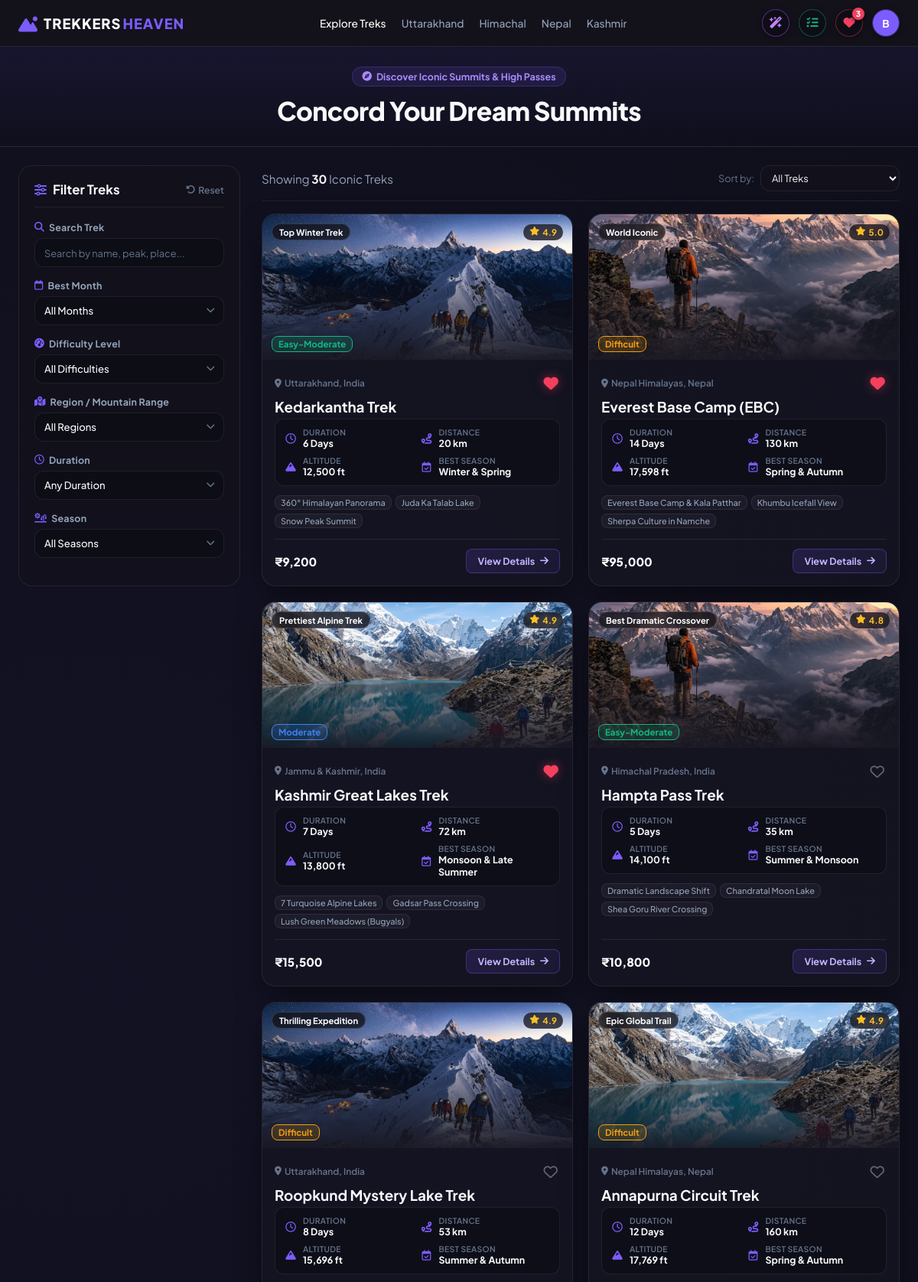
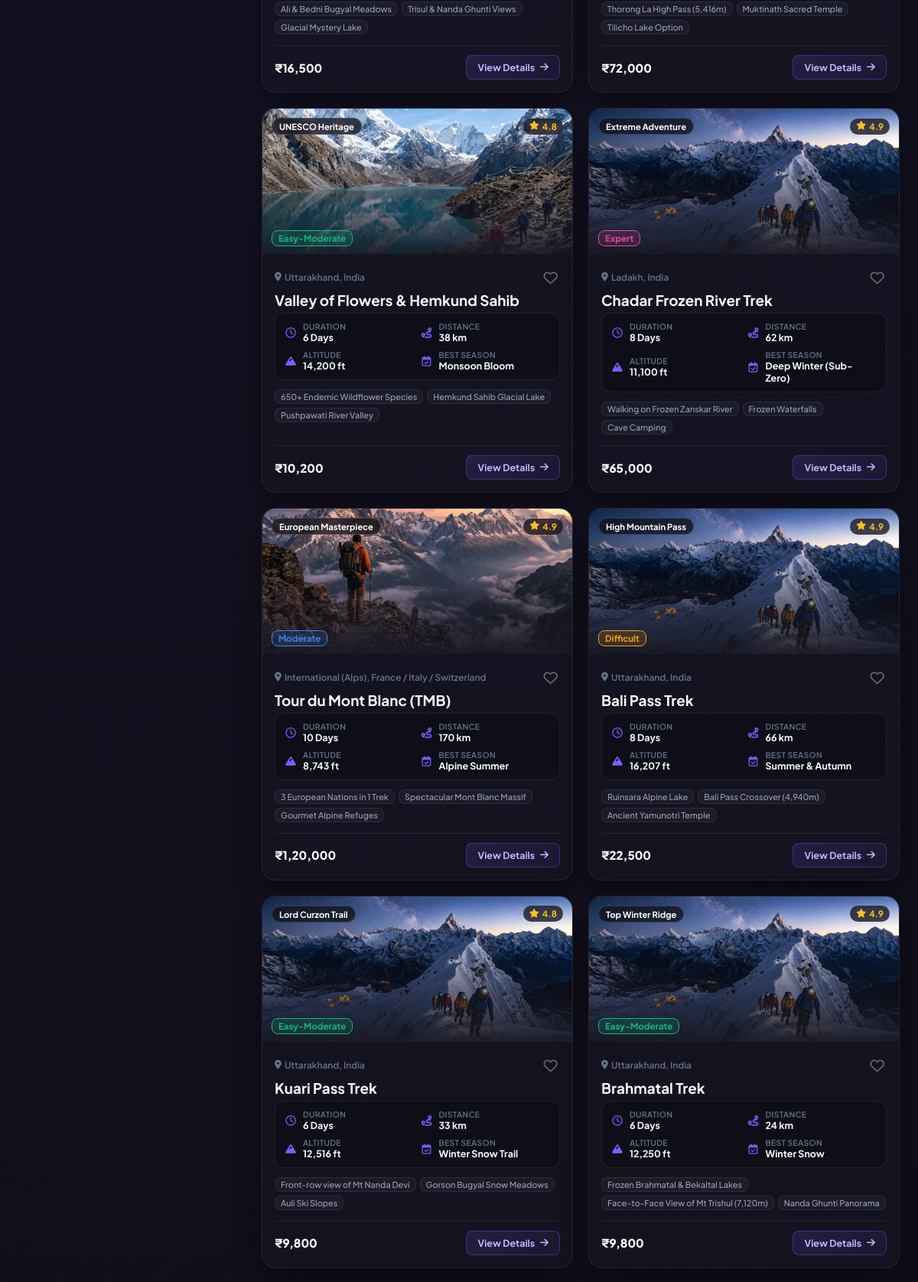
Page /treks (signed in, upper part) on the committed database (2 pictures, top to bottom).
### tables this page shows
CREATE TABLE users (
            id INTEGER PRIMARY KEY AUTOINCREMENT,
            name TEXT NOT NULL,
            email TEXT NOT NULL UNIQUE COLLATE NOCASE,
            password_hash TEXT NOT NULL,
            created_at TEXT NOT NULL,
            last_login TEXT
        , phone TEXT, emergency_contact TEXT, blood_group TEXT, location TEXT, experience_level TEXT, bio TEXT, preferred_season TEXT, birthdate TEXT, age TEXT, city TEXT, state TEXT, country TEXT);

### app.py (the view)
@app.route('/treks')
def treks():
    user = None
    if 'user_id' in session:
        user = database.get_user_by_id(session['user_id'])
    return render_template('treks.html', treks=treks_data.TREKS_DATA, user=user)

### database.py (called while the page is built)
def db_query(query: str, params: tuple = (), fetchone: bool = False, commit: bool = False):
    with sqlite3.connect(DB_PATH) as conn:
        conn.row_factory = sqlite3.Row
        cur = conn.cursor()
        cur.execute(query, params)
        if commit:
            conn.commit()
        return cur.fetchone() if fetchone else cur

def get_user_by_id(user_id: int):
    row = db_query('SELECT * FROM users WHERE id = ?', (user_id,), fetchone=True)
    return dict(row) if row else None

### templates/treks.html (shortened to what this page needs)
<!DOCTYPE html>
<html lang="en">
<head>
    <link rel="stylesheet" href="https://cdnjs.cloudflare.com/ajax/libs/font-awesome/6.5.1/css/all.min.css">
    <link rel="stylesheet" href="{{ url_for('static', filename='css/treks.css') }}">
</head>
<body>
    <nav class="trek-navbar">
        <div class="nav-container">
            <a href="{{ url_for('treks') }}" class="nav-brand">
                <span class="logo-icon"><i class="fa-solid fa-mountain-sun"></i></span>
                <span class="logo-text">TREKKERS<span>HEAVEN</span></span>
            </a>
            <div class="nav-links">
                <a href="{{ url_for('treks') }}" class="nav-link active">Explore Treks</a>
                <a href="#himalayas" onclick="filterByRegion('Uttarakhand')" class="nav-link">Uttarakhand</a>
                <a href="#himachal" onclick="filterByRegion('Himachal Pradesh')" class="nav-link">Himachal</a>
                <a href="#nepal" onclick="filterByRegion('Nepal Himalayas')" class="nav-link">Nepal</a>
                <a href="#kashmir" onclick="filterByRegion('Jammu & Kashmir')" class="nav-link">Kashmir</a>
            </div>
            <div class="nav-auth-actions">
                <div class="chatbot-dropdown-container">
                    <button type="button" class="btn-nav-chatbot" id="trekChatbotBtn" onclick="toggleChatbotPopover(event)" title="AI Trek Assistant - Sherpa AI">
                        <i class="fa-solid fa-wand-magic-sparkles"></i>
                    </button>
                </div>
                <div class="checklist-dropdown-container">
                    <button type="button" class="btn-nav-checklist" id="trekChecklistBtn" onclick="toggleChecklistPopover()" title="Trek Packing Checklist & Essentials">
                        <i class="fa-solid fa-list-check"></i>
                    </button>
                </div>
                <div class="saved-treks-dropdown-container">
                    <button type="button" class="btn-nav-heart" id="savedTreksBtn" onclick="toggleSavedTreksPopover()" title="Saved Treks / Wishlist">
                        <i class="fa-solid fa-heart"></i>
                        <span class="saved-badge-count" id="savedTreksBadge">0</span>
                    </button>
                </div>
                {% if user %}
                    <div class="profile-dropdown-container">
                        <button type="button" class="btn-profile-circle" id="profileDropdownBtn" onclick="toggleProfileMenu()" title="{{ user.name }} - Account Profile">
                            <span class="user-avatar-circle">{{ user.name[:1].upper() }}</span>
                        </button>
                    </div>
                {% else %}
                    <a href="{{ url_for('login') }}" class="btn-nav-ghost">Log In</a>
                    <a href="{{ url_for('register') }}" class="btn-nav-primary">Register</a>
                {% endif %}
            </div>
        </div>
    </nav>
    <header class="explorer-hero">
        <div class="hero-content">
            <span class="hero-badge"><i class="fa-solid fa-compass"></i> Discover Iconic Summits & High Passes</span>
            <h1 class="hero-title">Concord Your Dream Summits</h1>
        </div>
    </header>
    <main class="explorer-container">
        <div class="explorer-layout">
            <aside class="sidebar-filters" id="sidebarFilters">
                <div class="sidebar-header">
                    <div class="sidebar-title-row">
                        <span class="sidebar-icon"><i class="fa-solid fa-sliders"></i></span>
                        <h2 class="sidebar-title">Filter Treks</h2>
                    </div>
                    <button type="button" class="btn-reset-filters" id="resetFiltersBtn" onclick="resetAllFilters()">
                        <i class="fa-solid fa-rotate-left"></i> Reset
                    </button>
                </div>
                <div class="filter-box">
                    <label class="filter-label" for="searchFilter">
                        <i class="fa-solid fa-magnifying-glass"></i> Search Trek
                    </label>
                    <div class="filter-input-wrap">
                        <input type="text" id="searchFilter" class="filter-input" placeholder="Search by name, peak, place...">
                    </div>
                </div>
                <div class="filter-box">
                    <label class="filter-label" for="monthFilter">
                        <i class="fa-regular fa-calendar"></i> Best Month
                    </label>
                    <div class="select-wrapper">
                        <select id="monthFilter" class="filter-select">
                            <option value="all">All Months</option>
                        </select>
                        <i class="fa-solid fa-chevron-down select-arrow"></i>
                    </div>
                </div>
                <div class="filter-box">
                    <label class="filter-label" for="difficultyFilter">
                        <i class="fa-solid fa-gauge-high"></i> Difficulty Level
                    </label>
                    <div class="select-wrapper">
                        <select id="difficultyFilter" class="filter-select">
                            <option value="all">All Difficulties</option>
                        </select>
                        <i class="fa-solid fa-chevron-down select-arrow"></i>
                    </div>
                </div>
                <div class="filter-box">
                    <label class="filter-label" for="regionFilter">
                        <i class="fa-solid fa-map-location-dot"></i> Region / Mountain Range
                    </label>
                    <div class="select-wrapper">
                        <select id="regionFilter" class="filter-select">
                            <option value="all">All Regions</option>
                        </select>
                        <i class="fa-solid fa-chevron-down select-arrow"></i>
                    </div>
                </div>
                <div class="filter-box">
                    <label class="filter-label" for="durationFilter">
                        <i class="fa-regular fa-clock"></i> Duration
                    </label>
                    <div class="select-wrapper">
                        <select id="durationFilter" class="filter-select">
                            <option value="all">Any Duration</option>
                        </select>
                        <i class="fa-solid fa-chevron-down select-arrow"></i>
                    </div>
                </div>
                <div class="filter-box">
                    <label class="filter-label" for="seasonFilter">
                        <i class="fa-solid fa-sun-plant-wilt"></i> Season
                    </label>
                    <div class="select-wrapper">
                        <select id="seasonFilter" class="filter-select">
                            <option value="all">All Seasons</option>
                        </select>
                        <i class="fa-solid fa-chevron-down select-arrow"></i>
                    </div>
                </div>
            </aside>
            <section class="treks-content-area">
                <div class="results-header-bar">
                    <div class="results-count-wrap">
                        <span class="results-count" id="resultsCount">Showing <strong>{{ treks|length }}</strong> Iconic Treks</span>
                    </div>
                    <div class="sort-wrapper">
                        <label for="sortSelector" class="sort-label">Sort by:</label>
                        <select id="sortSelector" class="sort-select" onchange="applyFilters()">
                            <option value="featured">All Treks</option>
                        </select>
                    </div>
                </div>
                <div class="treks-grid" id="treksGrid">
                    {% for trek in treks %}
                        <article class="trek-card"
                            data-id="{{ trek.id }}"
                            data-name="{{ trek.name|lower }}"
                            data-region="{{ trek.region }}"
                            data-difficulty="{{ trek.difficulty_slug }}"
                            data-months="{{ trek.best_months|join(',') }}"
                            data-season="{{ trek.best_season }}"
                            data-days="{{ trek.duration_days }}"
                            data-altitude="{{ trek.max_altitude_ft }}"
                            data-rating="{{ trek.rating }}"
                            onclick="openTrekModal('{{ trek.id }}')"
                        >
                            <div class="card-media">
                                <img src="{{ trek.image }}" alt="{{ trek.name }}" class="trek-card-img" loading="lazy">
                                <div class="card-badge-top">
                                    <span class="trek-badge">{{ trek.badge }}</span>
                                    <span class="rating-badge"><i class="fa-solid fa-star"></i> {{ trek.rating }}</span>
                                </div>
                                <div class="card-gradient-overlay"></div>
                                <div class="card-difficulty-tag diff-{{ trek.difficulty_slug }}">
                                    {{ trek.difficulty }}
                                </div>
                            </div>
                            <div class="card-body">
                                <div class="card-region-row">
                                    <span class="card-region"><i class="fa-solid fa-location-dot"></i> {{ trek.region }}, {{ trek.country }}</span>
                                    <button type="button" class="btn-card-save-heart" id="cardSaveHeart-{{ trek.id }}" onclick="event.stopPropagation(); toggleSaveTrek('{{ trek.id }}')" title="Save to Wishlist">
                                    </button>
                                </div>
                                <h3 class="card-title">{{ trek.name }}</h3>
                                <div class="metrics-grid">
                                    <div class="metric-item">
                                        <span class="metric-icon"><i class="fa-regular fa-clock"></i></span>
                                        <div class="metric-info">
                                            <span class="metric-label">Duration</span>
                                            <strong class="metric-val">{{ trek.duration_days }} Days</strong>
                                        </div>
                                    </div>
                                    <div class="metric-item">
                                        <span class="metric-icon"><i class="fa-solid fa-route"></i></span>
                                        <div class="metric-info">
                                            <span class="metric-label">Distance</span>
                                            <strong class="metric-val">{{ trek.distance_km }} km</strong>
                                        </div>
                                    </div>
                                    <div class="metric-item">
                                        <span class="metric-icon"><i class="fa-solid fa-mountain"></i></span>
                                        <div class="metric-info">
                                            <span class="metric-label">Altitude</span>
                                            <strong class="metric-val">{{ "{:,}".format(trek.max_altitude_ft) }} ft</strong>
                                        </div>
                                    </div>
                                    <div class="metric-item">
                                        <span class="metric-icon"><i class="fa-regular fa-calendar-check"></i></span>
                                        <div class="metric-info">
                                            <span class="metric-label">Best Season</span>
                                            <strong class="metric-val">{{ trek.best_season }}</strong>
                                        </div>
                                    </div>
                                </div>
                                <div class="highlight-tags">
                                    {% for tag in trek.highlights[:3] %}
                                        <span class="htag">{{ tag }}</span>
                                    {% endfor %}
                                </div>
                                <div class="card-footer">
                                    <div class="card-price-wrap">
                                        <strong class="price-val">{{ trek.price }}</strong>
                                    </div>
                                    <button type="button" class="btn-card-view" onclick="event.stopPropagation(); openTrekModal('{{ trek.id }}')">
                                        View Details <i class="fa-solid fa-arrow-right"></i>
                                    </button>
                                </div>
                            </div>
                        </article>
                    {% endfor %}
                </div>
            </section>
        </div>
    </main>
</body>
</html>

### rows in the picture
users: name "B", shows a picture, badge "Top Winter Trek", rating "4.9", difficulty "Easy-Moderate", region "Uttarakhand", country "India", name "Kedarkantha Trek", duration_days "6", distance_km "20", max_altitude_ft "12,500", best_season "Winter & Spring", 3 "360° Himalayan Panorama" "Juda Ka Talab Lake" "Snow Peak Summit" "7 Turquoise Alpine Lakes" "Gadsar Pass Crossing" "Lush Green Meadows (Bugyals)" "Dramatic Landscape Shift" "Chandratal Moon Lake" "Shea Goru River Crossing" "Ali & Bedni Bugyal Meadows" "Trisul & Nanda Ghunti Views" "Glacial Mystery Lake" "650+ Endemic Wildflower Species" "Hemkund Sahib Glacial Lake" "Pushpawati River Valley" "Walking on Frozen Zanskar River" "Frozen Waterfalls" "Cave Camping" "Ruinsara Alpine Lake" "Bali Pass Crossover (4,940m)" "Ancient Yamunotri Temple" "Front-row view of Mt Nanda Devi" "Gorson Bugyal Snow Meadows" "Auli Ski Slopes" "Frozen Brahmatal & Bekaltal Lakes" "Face-to-Face View of Mt Trishul (7,120m)" "Nanda Ghunti Panorama", price "₹9,200", badge "Prettiest Alpine Trek", difficulty "Moderate", region "Jammu & Kashmir", name "Kashmir Great Lakes Trek", duration_days "7", distance_km "72", max_altitude_ft "13,800", best_season "Monsoon & Late Summer", price "₹15,500", badge "Best Dramatic Crossover", rating "4.8", region "Himachal Pradesh", name "Hampta Pass Trek", duration_days "5", distance_km "35", max_altitude_ft "14,100", best_season "Summer & Monsoon", price "₹10,800", badge "Thrilling Expedition", difficulty "Difficult", name "Roopkund Mystery Lake Trek", duration_days "8", distance_km "53", max_altitude_ft "15,696", best_season "Summer & Autumn", price "₹16,500", badge "UNESCO Heritage", name "Valley of Flowers & Hemkund Sahib", distance_km "38", max_altitude_ft "14,200", best_season "Monsoon Bloom", price "₹10,200", badge "Extreme Adventure", difficulty "Expert", region "Ladakh", name "Chadar Frozen River Trek", distance_km "62", max_altitude_ft "11,100", best_season "Deep Winter (Sub-Zero)", price "₹65,000", badge "High Mountain Pass", name "Bali Pass Trek", distance_km "66", max_altitude_ft "16,207", price "₹22,500", badge "Lord Curzon Trail", name "Kuari Pass Trek", distance_km "33", max_altitude_ft "12,516", best_season "Winter Snow Trail", price "₹9,800", badge "Top Winter Ridge", name "Brahmatal Trek", distance_km "24", max_altitude_ft "12,250", best_season "Winter Snow"

### other values in the picture
{{ treks|length }} "30"
{{ trek.badge }} "World Iconic" "Epic Global Trail" "European Masterpiece"
{{ trek.rating }} "5.0" "4.9" "4.9"
{{ trek.difficulty }} "Difficult" "Difficult" "Moderate"
{{ trek.region }} "Nepal Himalayas" "Nepal Himalayas" "International (Alps)"
{{ trek.country }} "Nepal" "Nepal" "France / Italy / Switzerland"
{{ trek.name }} "Everest Base Camp (EBC)" "Annapurna Circuit Trek" "Tour du Mont Blanc (TMB)"
{{ trek.duration_days }} "14" "12" "10"
{{ trek.distance_km }} "130" "160" "170"
{{ "{:,}".format(trek.max_altitude_ft) }} "17,598" "17,769" "8,743"
{{ trek.best_season }} "Spring & Autumn" "Spring & Autumn" "Alpine Summer"
{{ tag }} "Everest Base Camp & Kala Patthar" "Khumbu Icefall View" "Sherpa Culture in Namche" "Thorong La High Pass (5,416m)" "Muktinath Sacred Temple" "Tilicho Lake Option" "3 European Nations in 1 Trek" "Spectacular Mont Blanc Massif" "Gourmet Alpine Refuges"
{{ trek.price }} "₹95,000" "₹72,000" "₹1,20,000"
